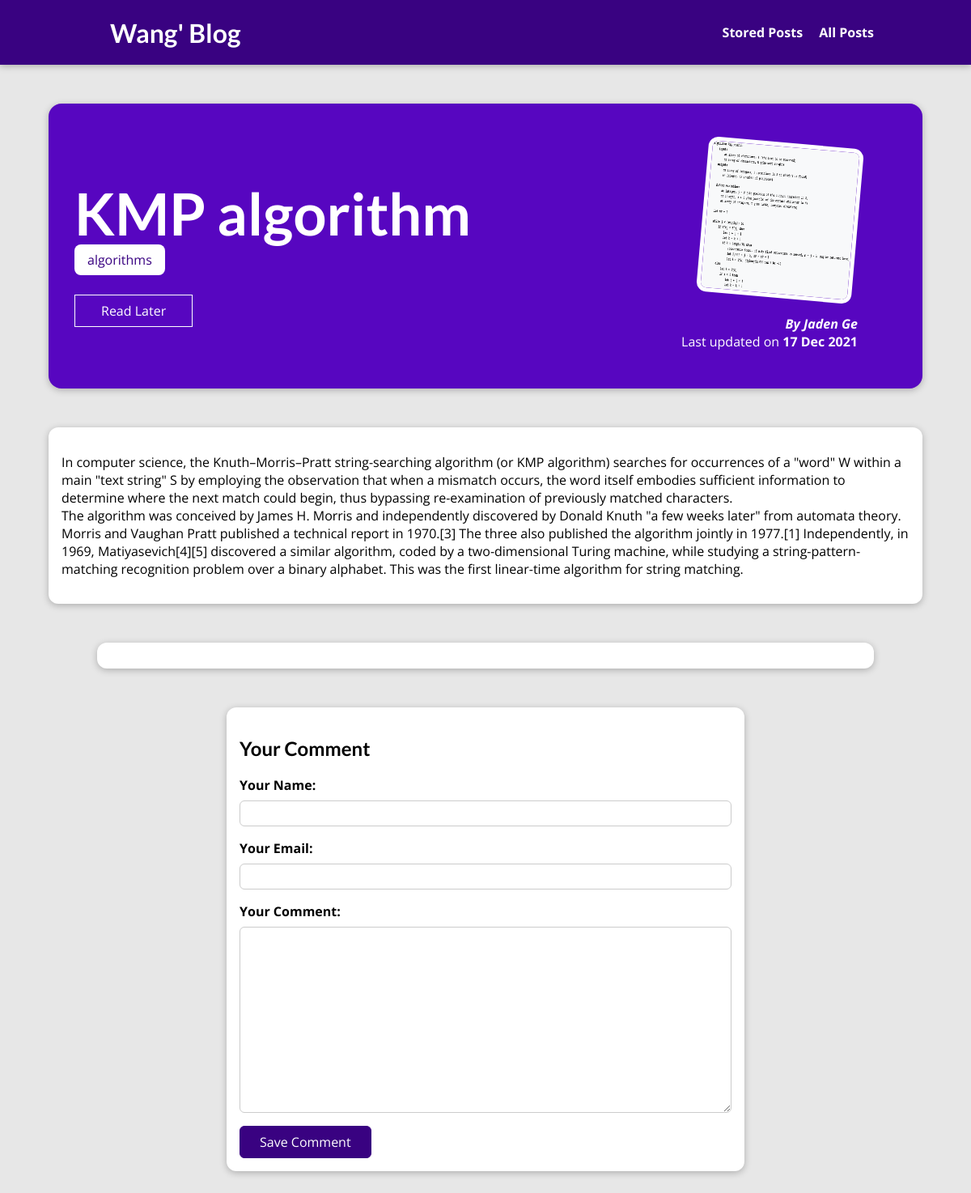
The page /posts/kmp-algorithm on the database its author committed.
### blog/models.py (models this page shows, shortened)
class Post(models.Model):
    title = models.CharField(max_length=150)
    excerpt = models.CharField(max_length=200)
    image = models.ImageField(upload_to="posts", null=True)
    date = models.DateField(auto_now=True)
    slug = models.SlugField(unique=True, db_index=True)
    content = models.TextField(validators=[MinLengthValidator(10)])
    author = models.ForeignKey(
        Author, on_delete=models.SET_NULL, null=True, related_name="posts")
    tags = models.ManyToManyField(Tag)

class Tag(models.Model):
    caption = models.CharField(max_length=20)

class Author(models.Model):
    first_name = models.CharField(max_length=100)
    last_name = models.CharField(max_length=100)
    email_address = models.EmailField()
    def full_name(self):
        return f"{self.first_name} {self.last_name}"
    def __str__(self):
        return self.full_name()

### blog/views.py (the view, shortened to what this page needs)
# urls.py: path("posts/<slug:slug>", views.SinglePostView.as_view(),
class SinglePostView(View):
    def is_stored_post(self, request, post_id):
        stored_posts = request.session.get("stored_posts")
        if stored_posts is not None:
          is_saved_for_later = post_id in stored_posts
        else:
          is_saved_for_later = False
        return is_saved_for_later
    def get(self, request, slug):
        post = Post.objects.get(slug=slug)
        context = {
            "post": post,
            "post_tags": post.tags.all(),
            "comment_form": CommentForm(),
            "comments": post.comments.all().order_by("-id"),
            "saved_for_later": self.is_stored_post(request, post.id)
        }
        return render(request, "blog/post-detail.html", context)

### blog/forms.py
class CommentForm(forms.ModelForm):
    class Meta:
        model = Comment
        exclude = ["post"]
        labels = {
          "user_name": "Your Name",
          "user_email": "Your Email",
          "text": "Your Comment"
        }

### blog/templates/blog/post-detail.html (shortened to what this page needs)
{% extends "base.html" %}
{% load static %}
{% block css_files %}
<link rel="stylesheet" href="{% static "blog/post-detail.css" %}" />
{% endblock %}
{% block content %}
<section id="summary">
  <h2>{{ post.title }}</h2>
  <div>
    {% for tag in post_tags %}
      <span class="tag">{{ tag.caption }}</span>
    {% endfor %}
  </div>
  <div id="read-later">
    <form action="{% url "read-later" %}" method="POST">
      <button>
        {% if saved_for_later %}
          Remove from "Read Later" List
        {% else %}
          Read Later
        {% endif %}
      </button>
    </form>
  </div>
  <article>
    <img src="{{ post.image.url }}" alt="{{ post.title }}" />
    <address>By <a href="mailto:{{ post.author.email_address }}">{{ post.author }}</a></address>
    <div>Last updated on <time>{{ post.date|date:"d M Y" }}</time></div>
  </article>
</section>
<main>
  {{ post.content|linebreaks }}
</main>
<section id="comments">
</section>
<section id="comment-form">
  <h2>Your Comment</h2>
  <form action="{% url "post-detail-page" post.slug %}" method="POST">
    {% for form_field in comment_form %}
      <div class="form-control {% if form_field.errors %}invalid{% endif %}">
        {{ form_field.label_tag }}
        {{ form_field }}
      </div>
    {% endfor %}
    <button>Save Comment</button>
  </form>
</section>
{% endblock %}

### static/app.css (style rules this page uses)
* { box-sizing: border-box; }
html { font-family: 'Open Sans', 'Lato', sans-serif; }
body { margin: 0; }
h1, h2, h3 { font-family: 'Lato', sans-serif; font-weight: bold; }

### blog/static/blog/post-detail.css (style rules this page uses)
body { background-color: #e7e7e7; }
#summary { margin: 8rem auto 3rem auto; padding: 2rem; width: 90%; max-width: 90rem; border-radius: 16px; background-color: #5706c0; position: relative; box-shadow: 0 2px 8px rgba(0, 0, 0, 0.25); height: 22rem; }
#summary h2 { color: white; font-size: 4.5rem; margin-bottom: 0.25rem; }
#summary article { position: absolute; top: 2rem; right: 3rem; padding: 1rem 2rem; border-radius: 12px; text-align: right; color: white; }
#summary article img { width: 12rem; height: 12rem; border-radius: 12px; transform: rotateZ(5deg); border: 5px solid white; margin-bottom: 1rem; }
#summary address { font-weight: bold; }
#summary a { color: white; text-decoration: none; }
#summary time { font-weight: bold; }
#read-later { margin: 2rem 0; }
#read-later button { background-color: transparent; border: 1px solid white; padding: 0.5rem 2rem; font: inherit; color: white; cursor: pointer; }
main { width: 90%; max-width: 90rem; margin: 3rem auto; background-color: white; padding: 1rem; border-radius: 12px; box-shadow: 0 2px 8px rgba(0, 0, 0, 0.25); }
.tag { background-color: white; color: #390281; padding: 0.5rem 1rem; border-radius: 8px; }
#comment-form { margin: 3rem auto; width: 90%; max-width: 40rem; border-radius: 12px; background-color: white; box-shadow: 0 2px 8px rgba(0, 0, 0, 0.25); padding: 1rem; }
#comment-form button { font: inherit; background-color: #390281; color: white; border: 1px solid #390281; padding: 0.5rem 1.5rem; border-radius: 6px; cursor: pointer; }
.form-control { margin-bottom: 1rem; }
.form-control label { font-weight: bold; margin-bottom: 0.5rem; display: block; }
.form-control input, .form-control textarea { display: block; width: 100%; font: inherit; padding: 0.25rem; border-radius: 6px; border: 1px solid #ccc; }
#comments { margin: 3rem auto; width: 90%; max-width: 60rem; border-radius: 12px; background-color: white; box-shadow: 0 2px 8px rgba(0, 0, 0, 0.25); padding: 1rem 2rem; }

### rows shown on the page
Post: title "KMP algorithm", image (picture), author "Jaden Ge", date "17 Dec 2021", content "In computer science, the Knuth–Morris–Pratt string-searching algorithm (or KMP algorithm) searches for occurrences of a \"word\" W within a main \"text string\" S by employing the observation that when a mismatch occurs, the word itself embodies sufficient information to determine where the next match could begin, thus bypassing re-examination of previously matched characters. The algorithm was conceived by James H. Morris and independently discovered by Donald Knuth \"a few weeks later\" from automata theory. Morris and Vaughan Pratt published a technical report in 1970.[3] The three also published the algorithm jointly in 1977.[1] Independently, in 1969, Matiyasevich[4][5] discovered a similar…"
Tag: caption "algorithms"
